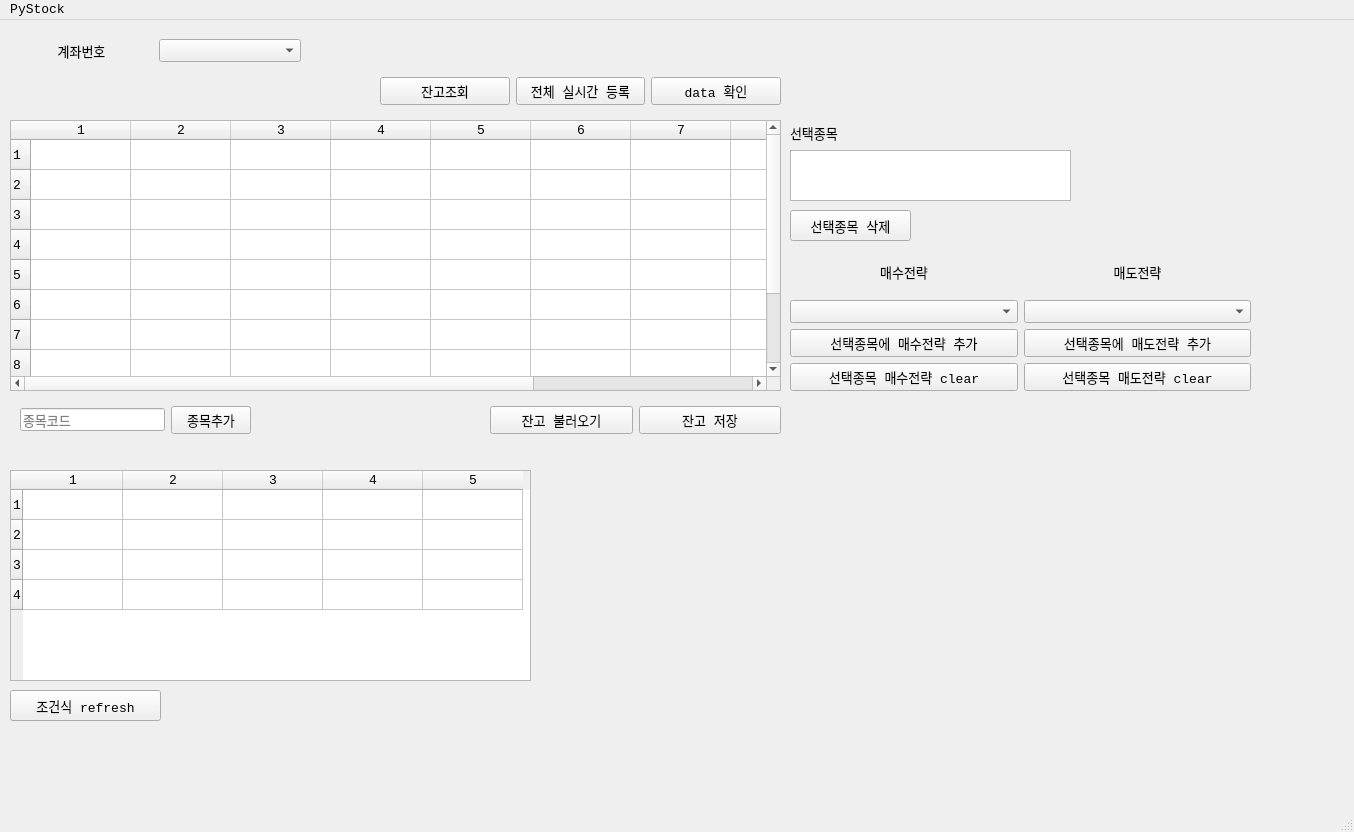
<?xml version="1.0" encoding="UTF-8"?>
<ui version="4.0">
 <class>MainWindow</class>
 <widget class="QMainWindow" name="MainWindow">
  <property name="geometry">
   <rect>
    <x>0</x>
    <y>0</y>
    <width>1354</width>
    <height>832</height>
   </rect>
  </property>
  <property name="font">
   <font>
    <family>Consolas</family>
    <pointsize>10</pointsize>
    <kerning>false</kerning>
   </font>
  </property>
  <property name="windowTitle">
   <string>MainWindow</string>
  </property>
  <widget class="QWidget" name="centralwidget">
   <widget class="QTableWidget" name="table_current">
    <property name="geometry">
     <rect>
      <x>10</x>
      <y>100</y>
      <width>771</width>
      <height>271</height>
     </rect>
    </property>
    <property name="rowCount">
     <number>10</number>
    </property>
    <property name="columnCount">
     <number>10</number>
    </property>
    <attribute name="horizontalHeaderVisible">
     <bool>true</bool>
    </attribute>
    <row/>
    <row/>
    <row/>
    <row/>
    <row/>
    <row/>
    <row/>
    <row/>
    <row/>
    <row/>
    <column/>
    <column/>
    <column/>
    <column/>
    <column/>
    <column/>
    <column/>
    <column/>
    <column/>
    <column/>
   </widget>
   <widget class="QTableWidget" name="table_condition">
    <property name="geometry">
     <rect>
      <x>10</x>
      <y>450</y>
      <width>521</width>
      <height>211</height>
     </rect>
    </property>
    <property name="sortingEnabled">
     <bool>false</bool>
    </property>
    <property name="rowCount">
     <number>4</number>
    </property>
    <property name="columnCount">
     <number>5</number>
    </property>
    <attribute name="horizontalHeaderHighlightSections">
     <bool>true</bool>
    </attribute>
    <row/>
    <row/>
    <row/>
    <row/>
    <column/>
    <column/>
    <column/>
    <column/>
    <column/>
   </widget>
   <widget class="QTextEdit" name="txt_balance">
    <property name="geometry">
     <rect>
      <x>790</x>
      <y>130</y>
      <width>281</width>
      <height>51</height>
     </rect>
    </property>
   </widget>
   <widget class="QPushButton" name="btn_code_del">
    <property name="geometry">
     <rect>
      <x>790</x>
      <y>190</y>
      <width>121</width>
      <height>31</height>
     </rect>
    </property>
    <property name="text">
     <string>선택종목 삭제</string>
    </property>
   </widget>
   <widget class="QWidget" name="gridLayoutWidget_2">
    <property name="geometry">
     <rect>
      <x>790</x>
      <y>230</y>
      <width>461</width>
      <height>141</height>
     </rect>
    </property>
    <layout class="QGridLayout" name="gridLayout_2">
     <item row="0" column="1">
      <widget class="QLabel" name="label_3">
       <property name="text">
        <string>매도전략</string>
       </property>
       <property name="alignment">
        <set>Qt::AlignCenter</set>
       </property>
      </widget>
     </item>
     <item row="1" column="0">
      <widget class="QComboBox" name="combo_buy"/>
     </item>
     <item row="0" column="0">
      <widget class="QLabel" name="label_2">
       <property name="text">
        <string>매수전략</string>
       </property>
       <property name="alignment">
        <set>Qt::AlignCenter</set>
       </property>
      </widget>
     </item>
     <item row="1" column="1">
      <widget class="QComboBox" name="combo_sell"/>
     </item>
     <item row="2" column="1">
      <widget class="QPushButton" name="btn_sell_strategy_add">
       <property name="text">
        <string>선택종목에 매도전략 추가</string>
       </property>
      </widget>
     </item>
     <item row="2" column="0">
      <widget class="QPushButton" name="btn_buy_strategy_add">
       <property name="text">
        <string>선택종목에 매수전략 추가</string>
       </property>
      </widget>
     </item>
     <item row="3" column="0">
      <widget class="QPushButton" name="pushButton">
       <property name="text">
        <string>선택종목 매수전략 clear</string>
       </property>
      </widget>
     </item>
     <item row="3" column="1">
      <widget class="QPushButton" name="pushButton_2">
       <property name="text">
        <string>선택종목 매도전략 clear</string>
       </property>
      </widget>
     </item>
    </layout>
   </widget>
   <widget class="QLabel" name="label_4">
    <property name="geometry">
     <rect>
      <x>790</x>
      <y>102</y>
      <width>111</width>
      <height>21</height>
     </rect>
    </property>
    <property name="text">
     <string>선택종목</string>
    </property>
   </widget>
   <widget class="QPushButton" name="btn_condition_refresh">
    <property name="geometry">
     <rect>
      <x>10</x>
      <y>670</y>
      <width>151</width>
      <height>31</height>
     </rect>
    </property>
    <property name="toolTip">
     <string>test</string>
    </property>
    <property name="whatsThis">
     <string/>
    </property>
    <property name="text">
     <string>조건식 refresh</string>
    </property>
   </widget>
   <widget class="QWidget" name="gridLayoutWidget">
    <property name="geometry">
     <rect>
      <x>10</x>
      <y>10</y>
      <width>291</width>
      <height>41</height>
     </rect>
    </property>
    <layout class="QGridLayout" name="gridLayout">
     <item row="0" column="0">
      <widget class="QLabel" name="label">
       <property name="text">
        <string>계좌번호</string>
       </property>
       <property name="alignment">
        <set>Qt::AlignCenter</set>
       </property>
      </widget>
     </item>
     <item row="0" column="1">
      <widget class="QComboBox" name="combo_account"/>
     </item>
    </layout>
   </widget>
   <widget class="QWidget" name="gridLayoutWidget_5">
    <property name="geometry">
     <rect>
      <x>380</x>
      <y>51</y>
      <width>401</width>
      <height>41</height>
     </rect>
    </property>
    <layout class="QGridLayout" name="gridLayout_5">
     <item row="0" column="3">
      <widget class="QPushButton" name="btn_print_my_data">
       <property name="text">
        <string>data 확인</string>
       </property>
      </widget>
     </item>
     <item row="0" column="2">
      <widget class="QPushButton" name="btn_register_real_all">
       <property name="text">
        <string>전체 실시간 등록</string>
       </property>
      </widget>
     </item>
     <item row="0" column="1">
      <widget class="QPushButton" name="btn_get_balance">
       <property name="text">
        <string>잔고조회</string>
       </property>
      </widget>
     </item>
    </layout>
   </widget>
   <widget class="QWidget" name="gridLayoutWidget_4">
    <property name="geometry">
     <rect>
      <x>20</x>
      <y>380</y>
      <width>231</width>
      <height>41</height>
     </rect>
    </property>
    <layout class="QGridLayout" name="gridLayout_4">
     <item row="0" column="0">
      <widget class="QLineEdit" name="edit_code">
       <property name="text">
        <string/>
       </property>
       <property name="placeholderText">
        <string>종목코드</string>
       </property>
      </widget>
     </item>
     <item row="0" column="1">
      <widget class="QPushButton" name="btn_code">
       <property name="text">
        <string>종목추가</string>
       </property>
      </widget>
     </item>
    </layout>
   </widget>
   <widget class="QWidget" name="gridLayoutWidget_3">
    <property name="geometry">
     <rect>
      <x>490</x>
      <y>380</y>
      <width>291</width>
      <height>41</height>
     </rect>
    </property>
    <layout class="QGridLayout" name="gridLayout_3">
     <item row="0" column="0">
      <widget class="QPushButton" name="btn_load_balance">
       <property name="text">
        <string>잔고 불러오기</string>
       </property>
      </widget>
     </item>
     <item row="0" column="1">
      <widget class="QPushButton" name="btn_save_balance">
       <property name="text">
        <string>잔고 저장</string>
       </property>
      </widget>
     </item>
    </layout>
   </widget>
  </widget>
  <widget class="QMenuBar" name="menubar">
   <property name="geometry">
    <rect>
     <x>0</x>
     <y>0</y>
     <width>1354</width>
     <height>21</height>
    </rect>
   </property>
   <widget class="QMenu" name="menuPyStock">
    <property name="title">
     <string>PyStock</string>
    </property>
   </widget>
   <addaction name="menuPyStock"/>
  </widget>
  <widget class="QStatusBar" name="statusbar"/>
 </widget>
 <resources/>
 <connections>
  <connection>
   <sender>btn_condition_refresh</sender>
   <signal>clicked()</signal>
   <receiver>MainWindow</receiver>
   <slot>on_condition_refresh_btn_clicked()</slot>
   <hints>
    <hint type="sourcelabel">
     <x>32</x>
     <y>706</y>
    </hint>
    <hint type="destinationlabel">
     <x>180</x>
     <y>30</y>
    </hint>
   </hints>
  </connection>
  <connection>
   <sender>btn_get_balance</sender>
   <signal>clicked()</signal>
   <receiver>MainWindow</receiver>
   <slot>on_balance_btn_clicked()</slot>
   <hints>
    <hint type="sourcelabel">
     <x>437</x>
     <y>85</y>
    </hint>
    <hint type="destinationlabel">
     <x>752</x>
     <y>41</y>
    </hint>
   </hints>
  </connection>
  <connection>
   <sender>btn_print_my_data</sender>
   <signal>clicked()</signal>
   <receiver>MainWindow</receiver>
   <slot>on_print_my_data_btn_clicked()</slot>
   <hints>
    <hint type="sourcelabel">
     <x>779</x>
     <y>107</y>
    </hint>
    <hint type="destinationlabel">
     <x>949</x>
     <y>58</y>
    </hint>
   </hints>
  </connection>
  <connection>
   <sender>btn_code</sender>
   <signal>clicked()</signal>
   <receiver>MainWindow</receiver>
   <slot>on_code_btn_clicked()</slot>
   <hints>
    <hint type="sourcelabel">
     <x>219</x>
     <y>427</y>
    </hint>
    <hint type="destinationlabel">
     <x>122</x>
     <y>85</y>
    </hint>
   </hints>
  </connection>
  <connection>
   <sender>btn_register_real_all</sender>
   <signal>clicked()</signal>
   <receiver>MainWindow</receiver>
   <slot>on_register_real_all_btn_clicked()</slot>
   <hints>
    <hint type="sourcelabel">
     <x>634</x>
     <y>85</y>
    </hint>
    <hint type="destinationlabel">
     <x>566</x>
     <y>27</y>
    </hint>
   </hints>
  </connection>
  <connection>
   <sender>combo_account</sender>
   <signal>currentIndexChanged(QString)</signal>
   <receiver>MainWindow</receiver>
   <slot>on_account_changed(QString)</slot>
   <hints>
    <hint type="sourcelabel">
     <x>219</x>
     <y>55</y>
    </hint>
    <hint type="destinationlabel">
     <x>728</x>
     <y>69</y>
    </hint>
   </hints>
  </connection>
  <connection>
   <sender>btn_code_del</sender>
   <signal>clicked()</signal>
   <receiver>MainWindow</receiver>
   <slot>on_code_del_btn_clicked()</slot>
   <hints>
    <hint type="sourcelabel">
     <x>831</x>
     <y>217</y>
    </hint>
    <hint type="destinationlabel">
     <x>894</x>
     <y>93</y>
    </hint>
   </hints>
  </connection>
  <connection>
   <sender>btn_buy_strategy_add</sender>
   <signal>clicked()</signal>
   <receiver>MainWindow</receiver>
   <slot>on_buy_strategy_add_btn_clicked()</slot>
   <hints>
    <hint type="sourcelabel">
     <x>861</x>
     <y>341</y>
    </hint>
    <hint type="destinationlabel">
     <x>789</x>
     <y>471</y>
    </hint>
   </hints>
  </connection>
  <connection>
   <sender>btn_sell_strategy_add</sender>
   <signal>clicked()</signal>
   <receiver>MainWindow</receiver>
   <slot>on_sell_strategy_add_btn_clicked()</slot>
   <hints>
    <hint type="sourcelabel">
     <x>1059</x>
     <y>339</y>
    </hint>
    <hint type="destinationlabel">
     <x>1033</x>
     <y>516</y>
    </hint>
   </hints>
  </connection>
  <connection>
   <sender>pushButton</sender>
   <signal>clicked()</signal>
   <receiver>MainWindow</receiver>
   <slot>on_buy_strategy_clear_btn_clicked()</slot>
   <hints>
    <hint type="sourcelabel">
     <x>883</x>
     <y>361</y>
    </hint>
    <hint type="destinationlabel">
     <x>829</x>
     <y>504</y>
    </hint>
   </hints>
  </connection>
  <connection>
   <sender>pushButton_2</sender>
   <signal>clicked()</signal>
   <receiver>MainWindow</receiver>
   <slot>on_sell_strategy_clear_btn_clicked()</slot>
   <hints>
    <hint type="sourcelabel">
     <x>1040</x>
     <y>358</y>
    </hint>
    <hint type="destinationlabel">
     <x>1019</x>
     <y>547</y>
    </hint>
   </hints>
  </connection>
  <connection>
   <sender>btn_load_balance</sender>
   <signal>clicked()</signal>
   <receiver>MainWindow</receiver>
   <slot>on_load_balance_btn_clicked()</slot>
   <hints>
    <hint type="sourcelabel">
     <x>590</x>
     <y>418</y>
    </hint>
    <hint type="destinationlabel">
     <x>559</x>
     <y>438</y>
    </hint>
   </hints>
  </connection>
  <connection>
   <sender>btn_save_balance</sender>
   <signal>clicked()</signal>
   <receiver>MainWindow</receiver>
   <slot>on_save_balance_btn_clicked()</slot>
   <hints>
    <hint type="sourcelabel">
     <x>702</x>
     <y>415</y>
    </hint>
    <hint type="destinationlabel">
     <x>793</x>
     <y>400</y>
    </hint>
   </hints>
  </connection>
 </connections>
 <slots>
  <slot>on_condition_refresh_btn_clicked()</slot>
  <slot>on_condition_result_btn_clicked()</slot>
  <slot>on_balance_btn_clicked()</slot>
  <slot>on_print_my_data_btn_clicked()</slot>
  <slot>on_code_btn_clicked()</slot>
  <slot>on_register_real_btn_clicked()</slot>
  <slot>on_register_real_all_btn_clicked()</slot>
  <slot>on_account_changed(QString)</slot>
  <slot>on_code_del_btn_clicked()</slot>
  <slot>on_buy_strategy_add_btn_clicked()</slot>
  <slot>on_sell_strategy_add_btn_clicked()</slot>
  <slot>on_buy_strategy_clear_btn_clicked()</slot>
  <slot>on_sell_strategy_clear_btn_clicked()</slot>
  <slot>on_load_balance_btn_clicked()</slot>
  <slot>on_save_balance_btn_clicked()</slot>
 </slots>
</ui>
